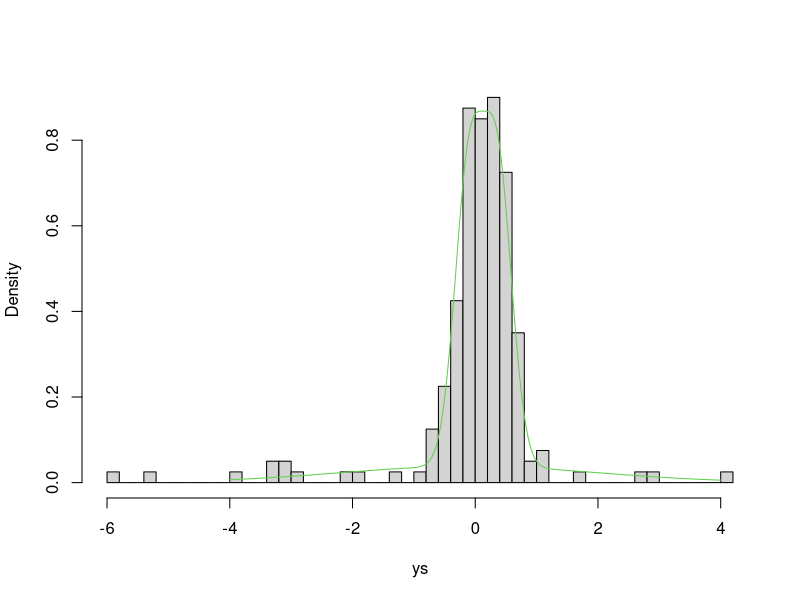

Write R code to recreate this figure. (Note: this script raises an error after producing the figure.)

n=200
nloop=100
pv=1:nloop
d=2
xp=-400:400/100
lamch=1:nloop
for(iloop in 1:nloop){
#	y=rnorm(n)
#	u=runif(n)
#	y[u<.4]=y[u<.4]+d
	y1=rnorm(n,d,1)
	y2=rnorm(n,0,9)
	y=rnorm(n)
	u=runif(n)
	y[u>.4]=y1[u>.4]
	y[u>.8]=y2[u>.8]
	my=mean(y);sy=sd(y)
	ys=(y-mean(y))/sd(y)
	hist(ys,freq=F,br=40,main='')
	lines(xp,.4*dnorm(xp*sy+my)*sy+.4*dnorm(xp*sy+my,d,1)*sy+.2*dnorm(xp*sy+my,0,9)*sy,col=3)
	atest=testunim(y,200,.16)
	pv[iloop]=atest$pval
	lines(atest$xp,atest$fhat1,lwd=2)
	lines(atest$xp,atest$fhat2,col=2,lwd=2)
	rug(atest$kn)
	print(iloop+sum(pv[1:iloop]<.05)/iloop)
	if(pv[iloop]>.05){ysave=y}
	lamch[iloop]=atest$lam
}
sum(pv<.05)/nloop




n=200
nloop=100
pv=1:nloop
d=2
xp=-400:400/100
lamch=1:nloop
for(iloop in 1:nloop){
  #	y=rnorm(n)
  #	u=runif(n)
  #	y[u<.4]=y[u<.4]+d
  y1=rnorm(n,d,1)
  y2=rnorm(n,0,9)
  y=rnorm(n)
  u=runif(n)
  y[u>.4]=y1[u>.4]
  y[u>.8]=y2[u>.8]
  my=mean(y);sy=sd(y)
  ys=(y-mean(y))/sd(y)
  hist(ys,freq=F,br=40,main='')
  lines(xp,.4*dnorm(xp*sy+my)*sy+.4*dnorm(xp*sy+my,d,1)*sy+.2*dnorm(xp*sy+my,0,9)*sy,col=3)
  atest=testunim(y,200,.16)
  pv[iloop]=atest$pval
  lines(atest$xp,atest$fhat1,lwd=2)
  lines(atest$xp,atest$fhat2,col=2,lwd=2)
  rug(atest$kn)
  print(iloop+sum(pv[1:iloop]<.05)/iloop)
  if(pv[iloop]>.05){ysave=y}
  lamch[iloop]=atest$lam
}
sum(pv<.05)/nloop


nsim=200
n=200
ncores <- max(1, parallel::detectCores() - 1)
cl <- parallel::makeCluster(ncores)
doParallel::registerDoParallel(cl)
t1 <- Sys.time()
sim_result <- foreach(
  r = seq_len(nsim),
  .combine = "rbind",
  .packages = c(
    "coneproj", "quadprog","splines2")
  # ),
  # .options.RNG = 1234 + i_n
) %dorng% {
  # Generate x once for this replicate
  y1=rnorm(n,d,1)
  y2=rnorm(n,0,9)
  y=rnorm(n)
  u=runif(n)
  y[u>.4]=y1[u>.4]
  y[u>.8]=y2[u>.8]
  my=mean(y);sy=sd(y)
  ys=(y-mean(y))/sd(y)
  atest=testunim(y,200,.16)
  atest$pval
}
elapsed <- as.numeric(difftime(Sys.time(), t1, units = "secs"))
power = sum(sim_result<0.05)/nsim
power
###### close
parallel::stopCluster(cl)
foreach::registerDoSEQ()
